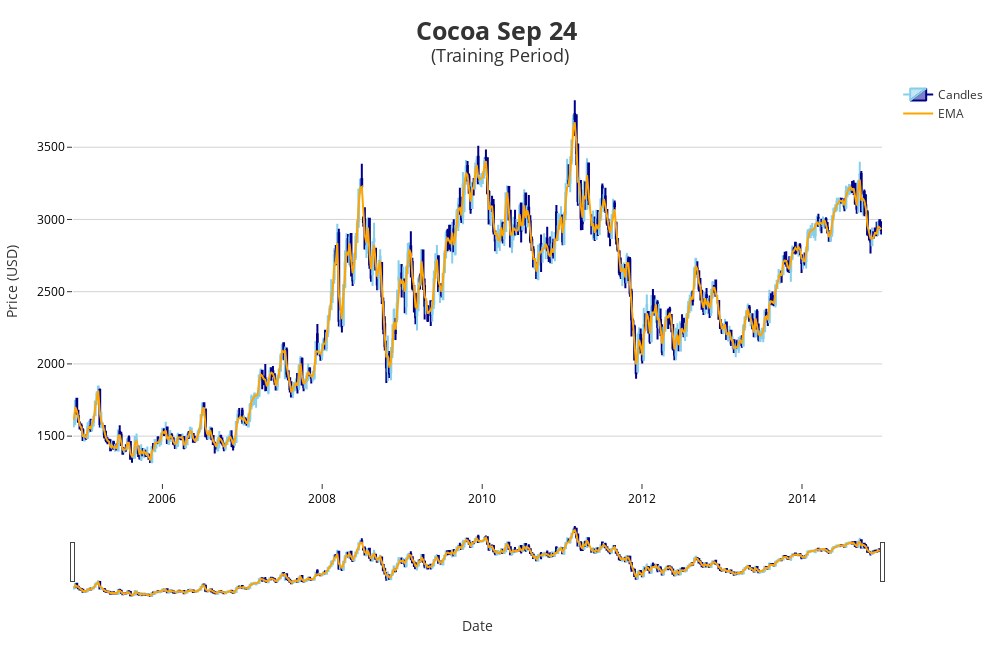

Notebook code for this chart:
### Code cell
# Setting Candlestick chart
candlestick = go.Candlestick(x = train.index,
                            open = train['Open'],
                            high = train['High'],
                            low = train['Low'],
                            close = train['Adj Close'],
                            increasing = dict(line=dict(color = 'skyblue')),
                            decreasing = dict(line=dict(color = 'darkblue')),
                            name = 'Candles')

# Setting moving average on plot
ema2 = go.Scatter(x = train.index,
                 y = train['ema2'],
                 mode = 'lines',
                 line=dict(color='orange', width = 2),
                 name = 'EMA')

# Defining the overall layout
layout = go.Layout(title = {'text': '<b>Cocoa Sep 24</b> <br><sup>(Training Period)</sup>',
                           'x': 0.5,
                           'xanchor': 'center',
                           'yanchor': 'top',
                           'font': {
                               'size': 25
                           }},
                  yaxis = dict(title = 'Price (USD)'),
                  xaxis = dict(title = 'Date'),
                  template = 'ggplot2',
                  xaxis_rangeslider_visible = True,
                  yaxis_gridcolor = 'lightgray',
                  yaxis_tickfont = dict(color = 'black'),
                  xaxis_tickfont = dict(color = 'black'),
                  margin = dict(t = 80, l = 50, r = 50, b = 50),
                  height = 650, width = 1000,
                  plot_bgcolor = 'white')

fig = go.Figure(data = [candlestick, ema2], layout = layout)

fig.show()

### Figure 1 — Plotly figure (JSON) as saved in the notebook; plotly's stock layout.template omitted (floating-point values rounded to 4 significant figures; data arrays with more than 128 entries replaced by an {"elided": "..."} marker saying what was removed)
{"data": [{"close": {"elided": "526 int values"}, "decreasing": {"line": {"color": "darkblue"}}, "high": {"elided": "526 int values"}, "increasing": {"line": {"color": "skyblue"}}, "low": {"elided": "526 int values"}, "name": "Candles", "open": {"elided": "526 int values"}, "type": "candlestick", "x": {"elided": "526 str values"}}, {"line": {"color": "orange", "width": 2}, "mode": "lines", "name": "EMA", "type": "scatter", "x": {"elided": "526 str values"}, "y": {"elided": "526 float values"}}], "layout": {"height": 650, "margin": {"b": 50, "l": 50, "r": 50, "t": 80}, "plot_bgcolor": "white", "title": {"font": {"size": 25}, "text": "<b>Cocoa Sep 24</b> <br><sup>(Training Period)</sup>", "x": 0.5, "xanchor": "center", "yanchor": "top"}, "width": 1000, "xaxis": {"rangeslider": {"visible": true}, "tickfont": {"color": "black"}, "title": {"text": "Date"}}, "yaxis": {"gridcolor": "lightgray", "tickfont": {"color": "black"}, "title": {"text": "Price (USD)"}}}}
